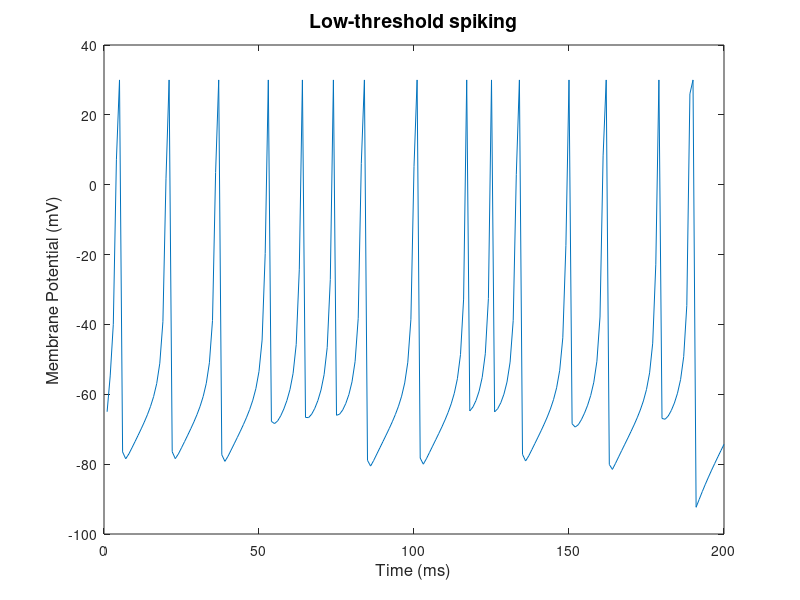

MATLAB code to generate this figure:
%%SPIKING NEURONS FOLLOWING THE Izhikevich MODEL
close all
clear all
clf
%These are some default parameter values
I=10;
spiketype=5;
spikeName={'Regular spiking','Intrinsically bursting behavior','Chattering','Fast spiking','Low-threshold spiking'};

RS=[0.02 0.2 -65 8]; %regular spiking
IB = [0.02, 0.2, -55, 4]; %intrinsically bursting behavior
CH = [0.02, 0.2, -50, 2]; %CH
FS = [0.1, 0.2, -65, 2]; %fast spiking
LTS = [0.1, 0.25, -65, 2];%Low-threshold spiking
abcd=[RS;IB;CH;FS;LTS]; %Rows: type of dynamics; Columns: [a,b,c,d]

a=abcd(spiketype,1);
b=abcd(spiketype,2);
c=abcd(spiketype,3);
d=abcd(spiketype,4);

%The initial values for v and u
v=-65;
u=b*v;

%Initialize the vector that will contain the membrane potential time series.
v_tot=zeros(1000, 1);

for t=1:1000
    %set v_tot at this time point to the current value of v
    v_tot(t)=v;
    %Reset v and u if v has crossed threshold. See Eq. 3 above.
    if (v>= 30)
    v=c;
    u=u+d;
    end;
    %Use Euler’s method to integrate Eqs. 1 and 2 from above. Here v is calculated in 
    %2 steps in order to keep the time step small (0.5 ms step in the line below).
    v=v+0.5*(0.04*v^2+5*v+140-u+I);
    v=v+0.5*(0.04*v^2+5*v+140-u+I);
    u=u+a*(b*v-u);
end;
%This line uses the function find to locate the indices of v_tot that hold elements with 
%values greater than or equal to 30 and then sets these elements to 30.
%This normalizes to heights of the action potential peaks to 30.
v_tot(find(v_tot >= 30))=30;
%Plot the neuron’s membrane potential.
time=1:1000;
figure(1)
plot(time(1:200), v_tot(1:200));
xlabel('Time (ms)', 'fontsize', 12);
ylabel('Membrane Potential (mV)', 'fontsize', 12);
title(spikeName(spiketype), 'fontsize', 14);
